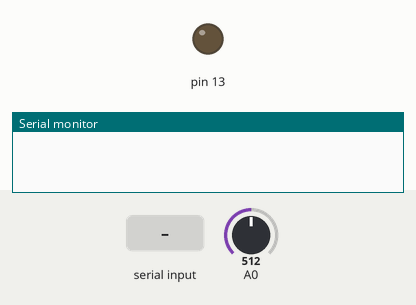
Simulated run of this sketch. Board: Arduino Uno, built with avr-gcc and run on an emulated ATmega328P. On the bench: output pins drawn as LEDs (lit = HIGH), the last lines printed to the serial monitor. Inputs (shaded band) come from the test bench; at power-on: A0 = 512.

Above: at 1.2 s.
1.3 s: "e" received over the second serial link
At 2.1 s:
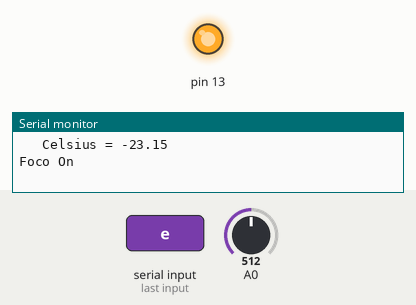
2.8 s: "a" received over the second serial link
At 3.2 s:
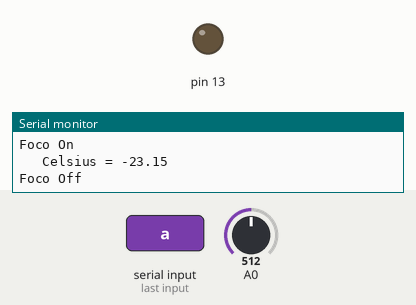
Timing chart, 0 to 5.8 s (numbered marks = the images above; inputs shaded):
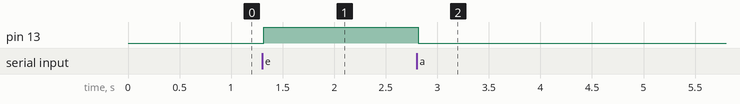

The sketch:

Peltier_code_arduino.ino
```cpp
#include <SoftwareSerial.h>
SoftwareSerial BT1(4, 1);
SoftwareSerial BT2(8, 7);

char x; //Variable que guardara nuestro dato recibido desde el celular
int variableT; //Varaible convertida en entero
float sensor = 0.0;
float volt = 0.0;
float milivolt = 0.0;
float f = 0.0;
float c = 0.0; //Variable de nuestra temperatura

void setup() {
  BT1.begin(9600);
  BT2.begin(9600);
  Serial.begin(9600);
}

void loop() {

  while (BT2.available()) {

    if (BT2.available()) {

      //Serial.println(x);

      sensor = analogRead(A0);
      volt = (5.0 * sensor) / 1024.0;
      milivolt = volt * 100;
      c = milivolt - 273.15;

      /*Serial.print("Sensor = ");
        Serial.print(sensor);
        Serial.print("\t volt = ");
        Serial.print(volt);
        Serial.print("\t milivolt = ");
        Serial.print(milivolt);*/
      Serial.print("\t Celsius = ");
      Serial.println(c);
      BT2.println(c);

      delay(3);

      pinMode(13, OUTPUT);
      x = BT2.read();
      BT1.println(x);
      if (x == 'e') {
        digitalWrite(13, HIGH);
        Serial.println("Foco On");
      }
      if (x == 'a') {
        digitalWrite(13, LOW);
        Serial.println("Foco Off");
      }
    }
  }
}
```

Measured:
- after the input at 1.3 s, pin 13: LOW → HIGH at once
- after the input at 2.8 s, pin 13: HIGH → LOW at once
